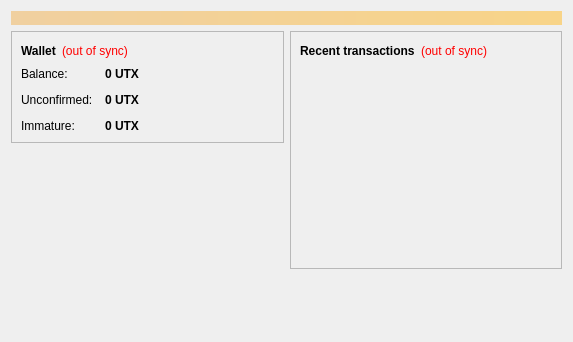
<?xml version="1.0" encoding="UTF-8"?>
<ui version="4.0">
 <class>OverviewPage</class>
 <widget class="QWidget" name="OverviewPage">
  <property name="geometry">
   <rect>
    <x>0</x>
    <y>0</y>
    <width>573</width>
    <height>342</height>
   </rect>
  </property>
  <property name="windowTitle">
   <string>Form</string>
  </property>
  <layout class="QVBoxLayout" name="topLayout">
   <item>
    <widget class="QLabel" name="labelAlerts">
     <property name="visible">
      <bool>false</bool>
     </property>
     <property name="styleSheet">
      <string notr="true">background-color: qlineargradient(x1: 0, y1: 0, x2: 1, y2: 0, stop:0 #F0D0A0, stop:1 #F8D488); color:#000000;</string>
     </property>
     <property name="wordWrap">
      <bool>true</bool>
     </property>
     <property name="margin">
      <number>3</number>
     </property>
    </widget>
   </item>
   <item>
    <layout class="QHBoxLayout" name="horizontalLayout" stretch="1,1">
     <item>
      <layout class="QVBoxLayout" name="verticalLayout_2">
       <item>
        <widget class="QFrame" name="frame">
         <property name="frameShape">
          <enum>QFrame::StyledPanel</enum>
         </property>
         <property name="frameShadow">
          <enum>QFrame::Raised</enum>
         </property>
         <layout class="QVBoxLayout" name="verticalLayout_4">
          <item>
           <layout class="QHBoxLayout" name="horizontalLayout_4">
            <item>
             <widget class="QLabel" name="label_5">
              <property name="font">
               <font>
                <weight>75</weight>
                <bold>true</bold>
               </font>
              </property>
              <property name="text">
               <string>Wallet</string>
              </property>
             </widget>
            </item>
            <item>
             <widget class="QLabel" name="labelWalletStatus">
              <property name="toolTip">
               <string>The displayed information may be out of date. Your wallet automatically synchronizes with the Utex network after a connection is established, but this process has not completed yet.</string>
              </property>
              <property name="styleSheet">
               <string notr="true">QLabel { color: red; }</string>
              </property>
              <property name="text">
               <string notr="true">(out of sync)</string>
              </property>
              <property name="alignment">
               <set>Qt::AlignLeading|Qt::AlignLeft|Qt::AlignVCenter</set>
              </property>
             </widget>
            </item>
            <item>
             <spacer name="horizontalSpacer_2">
              <property name="orientation">
               <enum>Qt::Horizontal</enum>
              </property>
              <property name="sizeHint" stdset="0">
               <size>
                <width>40</width>
                <height>20</height>
               </size>
              </property>
             </spacer>
            </item>
           </layout>
          </item>
          <item>
           <layout class="QFormLayout" name="formLayout_2">
            <property name="fieldGrowthPolicy">
             <enum>QFormLayout::AllNonFixedFieldsGrow</enum>
            </property>
            <property name="horizontalSpacing">
             <number>12</number>
            </property>
            <property name="verticalSpacing">
             <number>12</number>
            </property>
            <item row="0" column="0">
             <widget class="QLabel" name="label">
              <property name="text">
               <string>Balance:</string>
              </property>
             </widget>
            </item>
            <item row="0" column="1">
             <widget class="QLabel" name="labelBalance">
              <property name="font">
               <font>
                <weight>75</weight>
                <bold>true</bold>
               </font>
              </property>
              <property name="cursor">
               <cursorShape>IBeamCursor</cursorShape>
              </property>
              <property name="toolTip">
               <string>Your current balance</string>
              </property>
              <property name="text">
               <string notr="true">0 UTX</string>
              </property>
              <property name="textInteractionFlags">
               <set>Qt::LinksAccessibleByMouse|Qt::TextSelectableByKeyboard|Qt::TextSelectableByMouse</set>
              </property>
             </widget>
            </item>
            <item row="1" column="0">
             <widget class="QLabel" name="label_3">
              <property name="text">
               <string>Unconfirmed:</string>
              </property>
             </widget>
            </item>
            <item row="1" column="1">
             <widget class="QLabel" name="labelUnconfirmed">
              <property name="font">
               <font>
                <weight>75</weight>
                <bold>true</bold>
               </font>
              </property>
              <property name="cursor">
               <cursorShape>IBeamCursor</cursorShape>
              </property>
              <property name="toolTip">
               <string>Total of transactions that have yet to be confirmed, and do not yet count toward the current balance</string>
              </property>
              <property name="text">
               <string notr="true">0 UTX</string>
              </property>
              <property name="textInteractionFlags">
               <set>Qt::LinksAccessibleByMouse|Qt::TextSelectableByKeyboard|Qt::TextSelectableByMouse</set>
              </property>
             </widget>
            </item>
            <item row="2" column="0">
             <widget class="QLabel" name="labelImmatureText">
              <property name="text">
               <string>Immature:</string>
              </property>
             </widget>
            </item>
            <item row="2" column="1">
             <widget class="QLabel" name="labelImmature">
              <property name="font">
               <font>
                <weight>75</weight>
                <bold>true</bold>
               </font>
              </property>
              <property name="toolTip">
               <string>Mined balance that has not yet matured</string>
              </property>
              <property name="text">
               <string notr="true">0 UTX</string>
              </property>
              <property name="textInteractionFlags">
               <set>Qt::LinksAccessibleByMouse|Qt::TextSelectableByKeyboard|Qt::TextSelectableByMouse</set>
              </property>
             </widget>
            </item>
           </layout>
          </item>
         </layout>
        </widget>
       </item>
       <item>
        <spacer name="verticalSpacer">
         <property name="orientation">
          <enum>Qt::Vertical</enum>
         </property>
         <property name="sizeHint" stdset="0">
          <size>
           <width>20</width>
           <height>40</height>
          </size>
         </property>
        </spacer>
       </item>
      </layout>
     </item>
     <item>
      <layout class="QVBoxLayout" name="verticalLayout_3">
       <item>
        <widget class="QFrame" name="frame_2">
         <property name="frameShape">
          <enum>QFrame::StyledPanel</enum>
         </property>
         <property name="frameShadow">
          <enum>QFrame::Raised</enum>
         </property>
         <layout class="QVBoxLayout" name="verticalLayout">
          <item>
           <layout class="QHBoxLayout" name="horizontalLayout_2">
            <item>
             <widget class="QLabel" name="label_4">
              <property name="text">
               <string>&lt;b&gt;Recent transactions&lt;/b&gt;</string>
              </property>
             </widget>
            </item>
            <item>
             <widget class="QLabel" name="labelTransactionsStatus">
              <property name="toolTip">
               <string>The displayed information may be out of date. Your wallet automatically synchronizes with the Utex network after a connection is established, but this process has not completed yet.</string>
              </property>
              <property name="styleSheet">
               <string notr="true">QLabel { color: red; }</string>
              </property>
              <property name="text">
               <string notr="true">(out of sync)</string>
              </property>
              <property name="alignment">
               <set>Qt::AlignRight|Qt::AlignTrailing|Qt::AlignVCenter</set>
              </property>
             </widget>
            </item>
            <item>
             <spacer name="horizontalSpacer">
              <property name="orientation">
               <enum>Qt::Horizontal</enum>
              </property>
              <property name="sizeHint" stdset="0">
               <size>
                <width>40</width>
                <height>20</height>
               </size>
              </property>
             </spacer>
            </item>
           </layout>
          </item>
          <item>
           <widget class="QListView" name="listTransactions">
            <property name="styleSheet">
             <string notr="true">QListView { background: transparent; }</string>
            </property>
            <property name="frameShape">
             <enum>QFrame::NoFrame</enum>
            </property>
            <property name="verticalScrollBarPolicy">
             <enum>Qt::ScrollBarAlwaysOff</enum>
            </property>
            <property name="horizontalScrollBarPolicy">
             <enum>Qt::ScrollBarAlwaysOff</enum>
            </property>
            <property name="selectionMode">
             <enum>QAbstractItemView::NoSelection</enum>
            </property>
           </widget>
          </item>
         </layout>
        </widget>
       </item>
       <item>
        <spacer name="verticalSpacer_2">
         <property name="orientation">
          <enum>Qt::Vertical</enum>
         </property>
         <property name="sizeHint" stdset="0">
          <size>
           <width>20</width>
           <height>40</height>
          </size>
         </property>
        </spacer>
       </item>
      </layout>
     </item>
    </layout>
   </item>
  </layout>
 </widget>
 <resources/>
 <connections/>
</ui>
